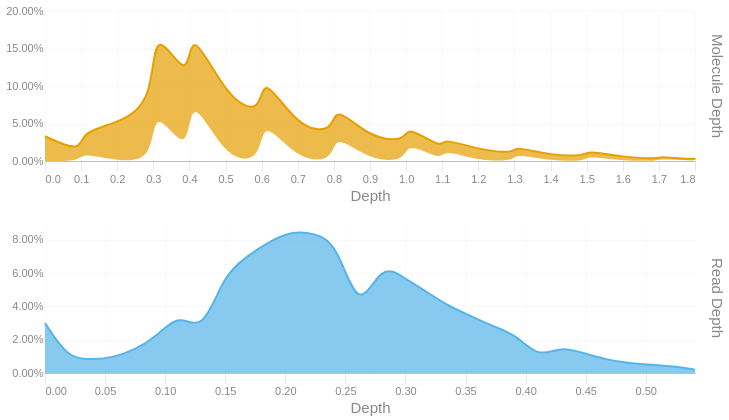

This figure's notebook cell:
### Code cell
readdep = depth_hist(tb['Read Depth'], q99, 3)
readdep = readdep.with_columns(pl.lit('Read Depth').alias('Metric'))
if not SKIPLR:
    moldep = depth_hist(tb['Molecule Depth'], mol_q99, 1)
    moldep = moldep.with_columns(pl.lit('Molecule Depth').alias('Metric'))
    _hist = pl.concat([readdep, moldep])
    _hist = _hist.filter(pl.col('Proportion') != 0)
    with SafeRender(_hist):
        (
            alt.Chart(_hist)        
            .mark_area(interpolate = "basis")
            .encode(
                x=alt.X('Bin:Q').scale(domainMin=0).axis(alt.Axis(title='Depth')),
                y = alt.Y('Proportion:Q', title = None).axis(format = '.2%'),
                color = alt.Color('Metric:N').legend(None),
                row = alt.Row("Metric:N").header(title = None, labelOrient = 'right'),
                tooltip = [
                    alt.Tooltip("Metric:N", title = "Metric"),
                    alt.Tooltip('Interval:N', title = "Depth Interval"),
                    alt.Tooltip('Proportion:Q', title = "% Alignments").format('.2%')
                ]
            )
            .resolve_scale(x='independent', y='independent')
            .properties(
                height = 150, width = 650,
                usermeta={'embedOptions': {'downloadFileName': f'{samplename}.depth.hist'}}
            )
        ).display()
else:
    readdep = readdep.filter(pl.col('Proportion') != 0)
    with SafeRender(readdep):
        (
            alt.Chart(readdep)        
            .mark_area(interpolate = "basis")
            .encode(
                x=alt.X('Bin:Q').scale(domainMin=0).axis(alt.Axis(title='Depth')),
                y = alt.Y('Proportion:Q', title = None).axis(format = '.2%'),
                tooltip = [
                    alt.Tooltip('Interval:N', title = "Depth Interval"),
                    alt.Tooltip('Proportion:Q', title = "% Alignments").format('.2%')
                ]
            )
            .properties(
                usermeta={'embedOptions': {'downloadFileName': f'{samplename}.depth.hist'}}
            )
        ).display()

### Figure 1 — Vega-Lite specification as saved in the notebook (floating-point values rounded to 4 significant figures)
{"width": 650, "height": 150, "config": {"title": {"anchor": "start", "dy": -15, "fontSize": 18, "color": "#888888", "subtitleColor": "#888888", "subtitleFontSize": 14}, "arc": {"fill": "#0072B2"}, "axis": {"domainColor": "#888888", "domainWidth": 0.5, "gridWidth": 0.2, "grid": false, "titleFontWeight": 400, "titleFontSize": 15, "labelFontSize": 11, "labelColor": "#888888", "tickColor": "#888888", "tickWidth": 0.2, "titleColor": "#888888"}, "axisBand": {"grid": false}, "axisX": {"grid": true, "tickSize": 10, "domainCap": "round"}, "axisY": {"domain": false, "grid": true, "tickSize": 0, "domainCap": "round"}, "background": "transparent", "header": {"labelFontSize": 15, "labelColor": "#888888", "titleFontSize": 15, "titleFontWeight": 600, "titleColor": "#888888"}, "legend": {"labelFont": "sans-serif", "labelFontSize": 12, "labelColor": "#888888", "symbolSize": 100, "symbolType": "circle", "titleFontSize": 12, "titlePadding": 10, "titleColor": "#888888", "title": null}, "range": {"category": ["#E69F00", "#56B4E9", "#009E73", "#F0E442", "#0072B2", "#D55E00", "#CC79A7", "#000000"], "diverging": ["#cfe8f3", "#a2d4ec", "#73bfe2", "#46abdb", "#1696d2", "#12719e"]}, "area": {"fill": "#0072B2", "fillOpacity": 0.7, "line": true, "strokeOpacity": 0.7}, "line": {"color": "#0072B2", "stroke": "#0072B2", "strokeWidth": 2}, "trail": {"color": "#0072B2", "stroke": "#0072B2", "strokeWidth": 0, "size": 1}, "point": {"filled": true, "fillOpacity": 1.0, "size": 95}, "text": {"color": "#888888", "fontSize": 11, "align": "right", "fontWeight": 400, "size": 11}, "bar": {"fill": "#0072B2", "stroke": null}, "view": {"stroke": null, "continuousWidth": 660, "continuousHeight": 400}}, "data": {"name": "data-10786a745735102eb3be234908e123ab"}, "mark": {"type": "area", "interpolate": "basis"}, "encoding": {"color": {"field": "Metric", "legend": null, "type": "nominal"}, "row": {"field": "Metric", "header": {"title": null, "labelOrient": "right"}, "type": "nominal"}, "tooltip": [{"field": "Metric", "title": "Metric", "type": "nominal"}, {"field": "Interval", "title": "Depth Interval", "type": "nominal"}, {"field": "Proportion", "format": ".2%", "title": "% Alignments", "type": "quantitative"}], "x": {"axis": {"title": "Depth"}, "field": "Bin", "scale": {"domainMin": 0}, "type": "quantitative"}, "y": {"axis": {"format": ".2%"}, "field": "Proportion", "title": null, "type": "quantitative"}}, "resolve": {"scale": {"x": "independent", "y": "independent"}}, "usermeta": {"embedOptions": {"downloadFileName": "S1_Musquodoboit_005.depth.hist"}}, "$schema": "https://vega.github.io/schema/vega-lite/v6.1.0.json", "datasets": {"data-10786a745735102eb3be234908e123ab": [{"Bin": 0.0, "Interval": "0.0-0.019", "Proportion": 0.03, "Metric": "Read Depth"}, {"Bin": 0.019, "Interval": "0.019-0.037", "Proportion": 0.009, "Metric": "Read Depth"}, {"Bin": 0.037, "Interval": "0.037-0.056", "Proportion": 0.008, "Metric": "Read Depth"}, {"Bin": 0.056, "Interval": "0.056-0.075", "Proportion": 0.009, "Metric": "Read Depth"}, {"Bin": 0.075, "Interval": "0.075-0.093", "Proportion": 0.014, "Metric": "Read Depth"}, {"Bin": 0.093, "Interval": "0.093-0.112", "Proportion": 0.022, "Metric": "Read Depth"}, {"Bin": 0.112, "Interval": "0.112-0.131", "Proportion": 0.036, "Metric": "Read Depth"}, {"Bin": 0.131, "Interval": "0.131-0.149", "Proportion": 0.024, "Metric": "Read Depth"}, {"Bin": 0.149, "Interval": "0.149-0.168", "Proportion": 0.059, "Metric": "Read Depth"}, {"Bin": 0.168, "Interval": "0.168-0.187", "Proportion": 0.07, "Metric": "Read Depth"}, {"Bin": 0.187, "Interval": "0.187-0.205", "Proportion": 0.079, "Metric": "Read Depth"}, {"Bin": 0.205, "Interval": "0.205-0.224", "Proportion": 0.085, "Metric": "Read Depth"}, {"Bin": 0.224, "Interval": "0.224-0.243", "Proportion": 0.084, "Metric": "Read Depth"}, {"Bin": 0.243, "Interval": "0.243-0.261", "Proportion": 0.078, "Metric": "Read Depth"}, {"Bin": 0.261, "Interval": "0.261-0.28", "Proportion": 0.035, "Metric": "Read Depth"}, {"Bin": 0.28, "Interval": "0.28-0.299", "Proportion": 0.066, "Metric": "Read Depth"}, {"Bin": 0.299, "Interval": "0.299-0.317", "Proportion": 0.057, "Metric": "Read Depth"}, {"Bin": 0.317, "Interval": "0.317-0.336", "Proportion": 0.049, "Metric": "Read Depth"}, {"Bin": 0.336, "Interval": "0.336-0.355", "Proportion": 0.04, "Metric": "Read Depth"}, {"Bin": 0.355, "Interval": "0.355-0.373", "Proportion": 0.034, "Metric": "Read Depth"}, {"Bin": 0.373, "Interval": "0.373-0.392", "Proportion": 0.028, "Metric": "Read Depth"}, {"Bin": 0.392, "Interval": "0.392-0.411", "Proportion": 0.023, "Metric": "Read Depth"}, {"Bin": 0.411, "Interval": "0.411-0.429", "Proportion": 0.009, "Metric": "Read Depth"}, {"Bin": 0.429, "Interval": "0.429-0.448", "Proportion": 0.016, "Metric": "Read Depth"}, {"Bin": 0.448, "Interval": "0.448-0.467", "Proportion": 0.012, "Metric": "Read Depth"}, {"Bin": 0.467, "Interval": "0.467-0.485", "Proportion": 0.008, "Metric": "Read Depth"}, {"Bin": 0.485, "Interval": "0.485-0.504", "Proportion": 0.006, "Metric": "Read Depth"}, {"Bin": 0.504, "Interval": "0.504-0.523", "Proportion": 0.005, "Metric": "Read Depth"}, {"Bin": 0.523, "Interval": "0.523-0.541", "Proportion": 0.004, "Metric": "Read Depth"}, {"Bin": 0.541, "Interval": "0.541-0.56", "Proportion": 0.002, "Metric": "Read Depth"}, {"Bin": 0.0, "Interval": "0.0-0.1", "Proportion": 0.033, "Metric": "Molecule Depth"}, {"Bin": 0.1, "Interval": "0.1-0.1", "Proportion": 0.011, "Metric": "Molecule Depth"}, {"Bin": 0.1, "Interval": "0.1-0.2", "Proportion": 0.028, "Metric": "Molecule Depth"}, {"Bin": 0.2, "Interval": "0.2-0.3", "Proportion": 0.05, "Metric": "Molecule Depth"}, {"Bin": 0.3, "Interval": "0.3-0.3", "Proportion": 0.078, "Metric": "Molecule Depth"}, {"Bin": 0.3, "Interval": "0.3-0.4", "Proportion": 0.11, "Metric": "Molecule Depth"}, {"Bin": 0.4, "Interval": "0.4-0.4", "Proportion": 0.098, "Metric": "Molecule Depth"}, {"Bin": 0.4, "Interval": "0.4-0.5", "Proportion": 0.088, "Metric": "Molecule Depth"}, {"Bin": 0.5, "Interval": "0.5-0.6", "Proportion": 0.085, "Metric": "Molecule Depth"}, {"Bin": 0.6, "Interval": "0.6-0.6", "Proportion": 0.06, "Metric": "Molecule Depth"}, {"Bin": 0.6, "Interval": "0.6-0.7", "Proportion": 0.06, "Metric": "Molecule Depth"}, {"Bin": 0.7, "Interval": "0.7-0.8", "Proportion": 0.043, "Metric": "Molecule Depth"}, {"Bin": 0.8, "Interval": "0.8-0.8", "Proportion": 0.038, "Metric": "Molecule Depth"}, {"Bin": 0.8, "Interval": "0.8-0.9", "Proportion": 0.038, "Metric": "Molecule Depth"}, {"Bin": 0.9, "Interval": "0.9-1.0", "Proportion": 0.03, "Metric": "Molecule Depth"}, {"Bin": 1.0, "Interval": "1.0-1.0", "Proportion": 0.026, "Metric": "Molecule Depth"}, {"Bin": 1.0, "Interval": "1.0-1.1", "Proportion": 0.022, "Metric": "Molecule Depth"}, {"Bin": 1.1, "Interval": "1.1-1.1", "Proportion": 0.016, "Metric": "Molecule Depth"}, {"Bin": 1.1, "Interval": "1.1-1.2", "Proportion": 0.015, "Metric": "Molecule Depth"}, {"Bin": 1.2, "Interval": "1.2-1.3", "Proportion": 0.015, "Metric": "Molecule Depth"}, {"Bin": 1.3, "Interval": "1.3-1.3", "Proportion": 0.01, "Metric": "Molecule Depth"}, {"Bin": 1.3, "Interval": "1.3-1.4", "Proportion": 0.01, "Metric": "Molecule Depth"}, {"Bin": 1.4, "Interval": "1.4-1.5", "Proportion": 0.007, "Metric": "Molecule Depth"}, {"Bin": 1.5, "Interval": "1.5-1.5", "Proportion": 0.007, "Metric": "Molecule Depth"}, {"Bin": 1.5, "Interval": "1.5-1.6", "Proportion": 0.007, "Metric": "Molecule Depth"}, {"Bin": 1.6, "Interval": "1.6-1.7", "Proportion": 0.005, "Metric": "Molecule Depth"}, {"Bin": 1.7, "Interval": "1.7-1.7", "Proportion": 0.003, "Metric": "Molecule Depth"}, {"Bin": 1.7, "Interval": "1.7-1.8", "Proportion": 0.003, "Metric": "Molecule Depth"}, {"Bin": 1.8, "Interval": "1.8-1.8", "Proportion": 0.002, "Metric": "Molecule Depth"}, {"Bin": 1.8, "Interval": "1.8-1.91", "Proportion": 0.002, "Metric": "Molecule Depth"}]}}
